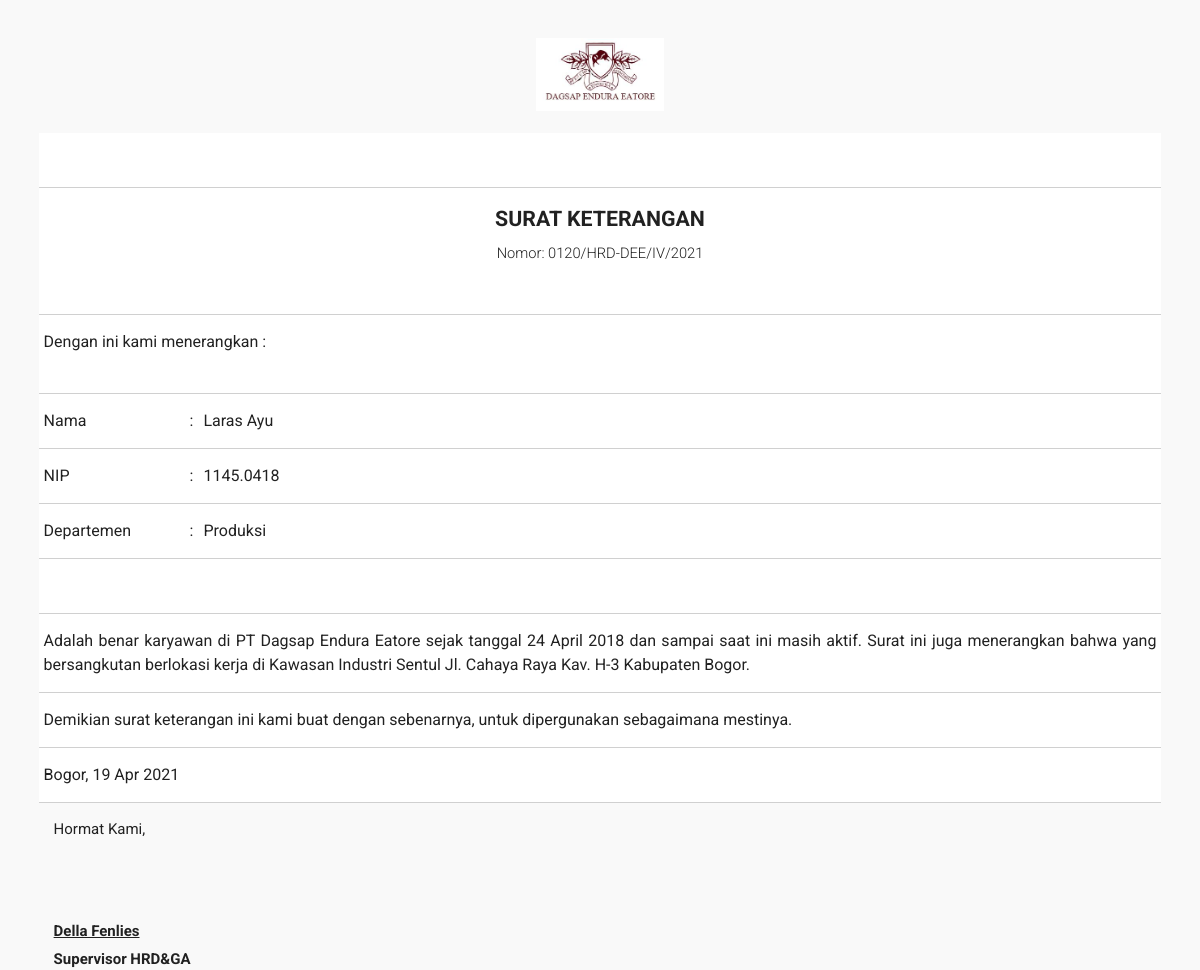
Screenshot of /admin.php?page=ctk&id_ska=75 (signed in) with the database file from the repository.
### tables this page shows
CREATE TABLE `tbl_instansi` (
  `id_instansi` tinyint(1) NOT NULL,
  `nama` varchar(150) NOT NULL,
  `alamat` varchar(150) NOT NULL,
  `supervisor` varchar(50) NOT NULL,
  `website` varchar(50) NOT NULL,
  `logo` varchar(250) NOT NULL
);

CREATE TABLE `tbl_ska` (
  `id_ska` int(5) NOT NULL,
  `no_ska` varchar(50) NOT NULL,
  `nama_ska` varchar(100) NOT NULL,
  `nip_ska` varchar(50) NOT NULL,
  `dept_ska` varchar(50) NOT NULL,
  `tgl_masuk` date NOT NULL,
  `tgl_buat` date NOT NULL
);

### sk/cetak_surat.php (the view, shortened to what this page needs)
<?php
if (empty($_SESSION['id_user'])) {
    $_SESSION['err'] = '<strong>ERROR!</strong> Anda harus login terlebih dahulu.';
    header("Location: ./");
    die();
} else {
    echo '
        <body onload="window.print()">
        <div class="container">
                <div class="disp">';
    $query2 = mysqli_query($config, "SELECT logo FROM tbl_instansi");
    list($logo) = mysqli_fetch_array($query2);
    if (!empty($logo)) {
        echo '<img id="logo" src="./upload/' . $logo . '"/>';
    } else {
        echo '<img id="logo" src="./asset/img/logo.png"/>';
    }
    echo '</div>';
    $id_ska = mysqli_real_escape_string($config, $_REQUEST['id_ska']);
    $query = mysqli_query($config, "SELECT * FROM tbl_ska WHERE id_ska='$id_ska'");
    if (mysqli_num_rows($query) > 0) {
        while ($row = mysqli_fetch_array($query)) {
            echo '
                    <table class="bordered" id="tbl">
                        <tbody>
                            <tr>
                                <td>&nbsp;</td>
                            </tr>
                            <tr>
                                <td class="tgh" id="lbr" colspan="3">SURAT KETERANGAN<br>
                                    <spam class="nosurat">Nomor: ' . $row['no_ska'] . '</spam><br>&nbsp;
                                </td>
                            </tr>
                            <tr>
                                <td colspan="3">
                                    Dengan ini kami menerangkan :<br>&nbsp;
                                </td>
                            </tr>
                            <tr>
                                <td width="13%">Nama</td>
                                <td width="10">:</td>
                                <td >' . $row['nama_ska'] . '</td>
                            </tr>';
            $y = substr($row['tgl_masuk'], 0, 4);
            $m = substr($row['tgl_masuk'], 5, 2);
            $d = substr($row['tgl_masuk'], 8, 2);
            if ($m == "01") {
                $nm = "Januari";
            } elseif ($m == "02") {
                $nm = "Februari";
            } elseif ($m == "03") {
                $nm = "Maret";
            } elseif ($m == "04") {
                $nm = "April";
            } elseif ($m == "05") {
                $nm = "Mei";
            } elseif ($m == "06") {
                $nm = "Juni";
            } elseif ($m == "07") {
                $nm = "Juli";
            } elseif ($m == "08") {
                $nm = "Agustus";
            } elseif ($m == "09") {
                $nm = "September";
            } elseif ($m == "10") {
                $nm = "Oktober";
            } elseif ($m == "11") {
                $nm = "November";
            } elseif ($m == "12") {
                $nm = "Desember";
            }
            echo '
                            <tr>
                                <td width="13%">NIP</td>
                                <td width="10">:</td>
                                <td >' . $row['nip_ska'] . '</td>
                            </tr>
                            <tr>
                                <td width="13%">Departemen</td>
                                <td width="10">:</td>
                                <td >' . $row['dept_ska'] . '</td>
                            </tr>
                            <tr>
                                <td>&nbsp;</td>
                            </tr>
                            <tr>
                                <td colspan="3">Adalah benar karyawan di PT Dagsap Endura Eatore sejak tanggal ' . $d . " " . $nm . " " . $y . ' dan sampai saat ini masih aktif. Surat ini juga menerangkan bahwa yang bersangkutan berlokasi kerja di Kawasan Industri Sentul Jl. Cahaya Raya Kav. H-3 Kabupaten Bogor.
                                </td>
                            </tr>
                            <tr>
                            <td colspan="3">Demikian surat keterangan ini kami buat dengan sebenarnya, untuk dipergunakan sebagaimana mestinya.
                            </td>
                            </tr>
                            <tr>
                                <td colspan="3">
                                    Bogor, ' . $tgl = date('d M Y ', strtotime($row['tgl_buat'])) . '
                                </td>
                            </tr>
                            ';
        }
        echo '
                </tbody>
            </table>
            <div id="lead">
                <p>Hormat Kami,</p>
                <div style="height: 50px;"></div>';
        $query = mysqli_query($config, "SELECT supervisor FROM tbl_instansi");
        list($supervisor) = mysqli_fetch_array($query);
        if (!empty($supervisor)) {
            echo '
                <p class="lead">' . $supervisor . '</p>
                <p class="leading">Supervisor HRD&GA</p>';
        } else {
            echo '
                <p class="lead">Della Fenlies</p>
                <p class="leading">Supervisor HRD&GA</p>';
        }
        echo '
            </div>
    </div>
    </body>';
    }
}

### sk/cetak_surat.php (style rules this page uses)
table { background: #fff; padding: 5px; }
tr,td { vertical-align: top!important; text-align: justify; font-size: 12pt; }
.disp { text-align: center; padding: 1.5rem 0; margin-bottom: .5rem; }
#lead { width: auto; position: relative; margin: 0 0 0 15px; }
.lead { font-weight: bold; text-decoration: underline; margin-bottom: -10px; }
.leading { font-weight: bold; margin-bottom: -10px; }
.tgh { text-align: center; }
#logo { margin-top: 1rem; margin-bottom: -1rem; width: 128.64px; height: 73.92px; }
#lbr { font-size: 16pt; font-weight: bold; }
#lbr spam.nosurat { font-size: 11pt; font-weight: 300; }
table.bordered tr { border-bottom: 0; }

### rows the page displays
tbl_instansi: logo (picture), supervisor "Della Fenlies"
tbl_ska: no_ska "0120/HRD-DEE/IV/2021", nama_ska "Laras Ayu", nip_ska "1145.0418", dept_ska "Produksi", tgl_masuk "24", tgl_masuk "April", tgl_masuk "2018", tgl_buat "19 Apr 2021"
